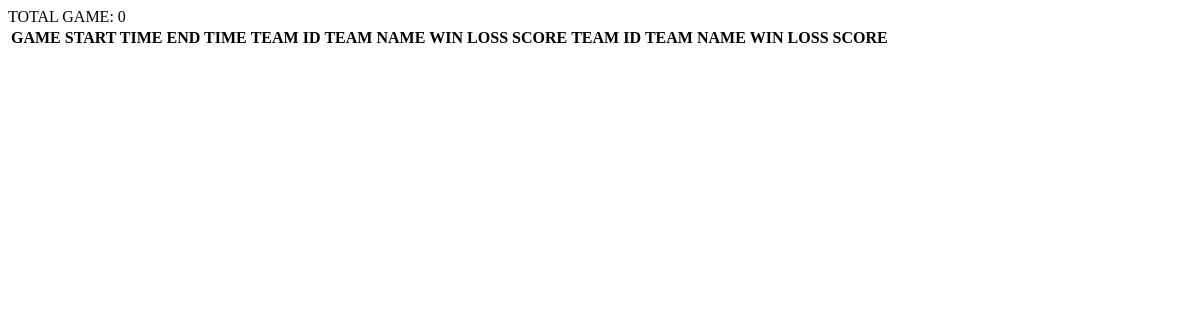
The app's page /schedule_game.php, older data.
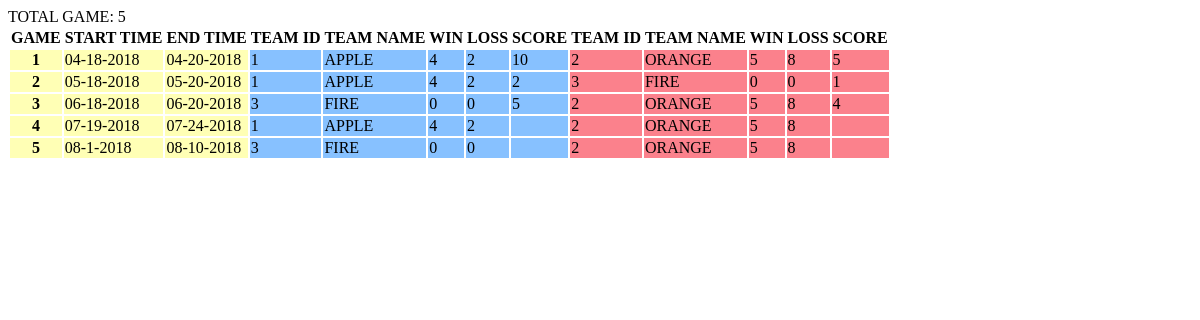
The same page, newer data.
### tables this page shows
CREATE TABLE PLAY
(
  PGAME_ID INT(10) UNSIGNED NOT NULL,
  PTEAM_ID INT(10) UNSIGNED NOT NULL,
  SCORE TINYINT(3) UNSIGNED DEFAULT 0,

  PRIMARY KEY(PGAME_ID,PTEAM_ID),

  CONSTRAINT FOREIGN KEY (PTEAM_ID) REFERENCES TEAMS(TEAM_ID),
  CONSTRAINT FOREIGN KEY (PGAME_ID) REFERENCES GAMES(GAME_ID)
);

CREATE TABLE GAMES
(
  GAME_ID INT(10) UNSIGNED NOT NULL AUTO_INCREMENT PRIMARY KEY,
  START_DAY VARCHAR(100),
  END_DAY VARCHAR(150) NOT NULL
);

CREATE TABLE TEAMS
(
  TEAM_ID INT(10) UNSIGNED NOT NULL AUTO_INCREMENT PRIMARY KEY,
  TMANAGER_ID INT(10) UNSIGNED NOT NULL,
  TEAM_NAME  VARCHAR(100),
  WIN TINYINT(3) UNSIGNED DEFAULT 0,
  LOSS TINYINT(3) UNSIGNED DEFAULT 0,

  FOREIGN KEY (TMANAGER_ID) REFERENCES MANAGER(MANAGER_ID)
);

### schedule_game.php (the view, shortened to what this page needs)
<!DOCTYPE html>
<html>
  <head>
  </head>
  <body>
    <?php
      $link = mysqli_connect(DB_SERVER, DB_USERNAME, DB_PASSWORD, DB_NAME);
      $query = "SELECT G.GAME_ID, G.START_DAY, G.END_DAY, T.TEAM_NAME, T.WIN, T.LOSS, P.SCORE, P.PTEAM_ID
      FROM PLAY P, GAMES G, TEAMS T
      WHERE T.TEAM_ID = P.PTEAM_ID AND G.GAME_ID = P.PGAME_ID
      ORDER BY GAME_ID, G.START_DAY, G.END_DAY, T.TEAM_NAME";
      if ($stmt = $link->prepare($query)) {
        $stmt->execute();
        $stmt->store_result();
        $stmt->bind_result(
          $GID,
          $STD,
          $ETD,
          $TN,
          $W,
          $L,
          $SCORE,
          $TEAM_ID
        );
      }
    ?>
    <?php
      $row = (int) $stmt->num_rows / 2;
      echo "TOTAL GAME:  ".$row. "<br/>";
    ?>
    <table class="table table-bordered table-hover">
      <thead class="thead-dark">
        <tr class="info">
          <th scope="col">GAME</th>
          <th scope="col">START TIME</th>
          <th scope="col">END TIME</th>
          <th scope="col">TEAM ID</th>
          <th scope="col">TEAM NAME</th>
          <th scope="col">WIN</th>
          <th scope="col">LOSS</th>
          <th scope="col">SCORE</th>
          <th scope="col">TEAM ID</th>
          <th scope="col">TEAM NAME</th>
          <th scope="col">WIN</th>
          <th scope="col">LOSS</th>
          <th scope="col">SCORE</th>
        </tr>
      </thead>
      <?php
        while($stmt->fetch()){
          echo "<tr>\n";
          echo "<th scope=\"row\" style=\"background: #ffff004a\">".$GID."</th>\n";
          echo "<td style=\"background: #ffff004a\">".$STD."</td>\n";
          echo "<td style=\"background: #ffff004a\">".$ETD."</td>\n";
          echo "<td style=\"background: #007cff78\">".$TEAM_ID."</td>\n";
          echo "<td style=\"background: #007cff78\">".$TN."</td>\n";
          echo "<td style=\"background: #007cff78\">".$W."</td>\n";
          echo "<td style=\"background: #007cff78\">".$L."</td>\n";
          echo "<td style=\"background: #007cff78\">".$SCORE."</td>\n";
          $stmt->fetch();
          echo "<td style=\"background: #f7041b80\">".$TEAM_ID."</td>\n";
          echo "<td style=\"background: #f7041b80\">".$TN."</td>\n";
          echo "<td style=\"background: #f7041b80\">".$W."</td>\n";
          echo "<td style=\"background: #f7041b80\">".$L."</td>\n";
          echo "<td style=\"background: #f7041b80\">".$SCORE."</td>\n";
          echo "</tr>";
        }
      ?>
    </table>
  </body>
</html>

Row changes from the older to the newer data that the page shows:
added play: PGAME_ID.GAME_ID "1", PGAME_ID.START_DAY "04-18-2018", PGAME_ID.END_DAY "04-20-2018", PTEAM_ID "1", PTEAM_ID.TEAM_NAME "APPLE", PTEAM_ID.WIN "4", PTEAM_ID.LOSS "2", SCORE "10", play.PTEAM_ID "2", teams.TEAM_NAME "ORANGE", teams.WIN "5", teams.LOSS "8", play.SCORE "5"
added play: PGAME_ID.GAME_ID "2", PGAME_ID.START_DAY "05-18-2018", PGAME_ID.END_DAY "05-20-2018", PTEAM_ID "1", PTEAM_ID.TEAM_NAME "APPLE", PTEAM_ID.WIN "4", PTEAM_ID.LOSS "2", SCORE "2", play.PTEAM_ID "3", teams.TEAM_NAME "FIRE", teams.WIN "0", teams.LOSS "0", play.SCORE "1"
added play: PGAME_ID.GAME_ID "3", PGAME_ID.START_DAY "06-18-2018", PGAME_ID.END_DAY "06-20-2018", PTEAM_ID "3", PTEAM_ID.TEAM_NAME "FIRE", PTEAM_ID.WIN "0", PTEAM_ID.LOSS "0", SCORE "5", play.PTEAM_ID "2", teams.TEAM_NAME "ORANGE", teams.WIN "5", teams.LOSS "8", play.SCORE "4"
added play: PGAME_ID.GAME_ID "4", PGAME_ID.START_DAY "07-19-2018", PGAME_ID.END_DAY "07-24-2018", PTEAM_ID "1", PTEAM_ID.TEAM_NAME "APPLE", PTEAM_ID.WIN "4", PTEAM_ID.LOSS "2", play.PTEAM_ID "2", teams.TEAM_NAME "ORANGE", teams.WIN "5", teams.LOSS "8"
added play: PGAME_ID.GAME_ID "5", PGAME_ID.START_DAY "08-1-2018", PGAME_ID.END_DAY "08-10-2018", PTEAM_ID "3", PTEAM_ID.TEAM_NAME "FIRE", PTEAM_ID.WIN "0", PTEAM_ID.LOSS "0", play.PTEAM_ID "2", teams.TEAM_NAME "ORANGE", teams.WIN "5", teams.LOSS "8"
Text that changed along with them:
$row: "0" → "5"
